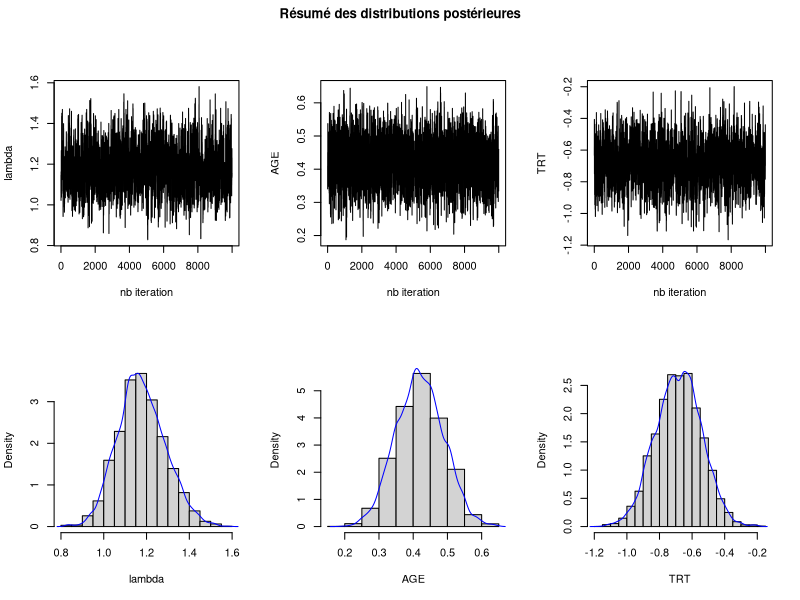
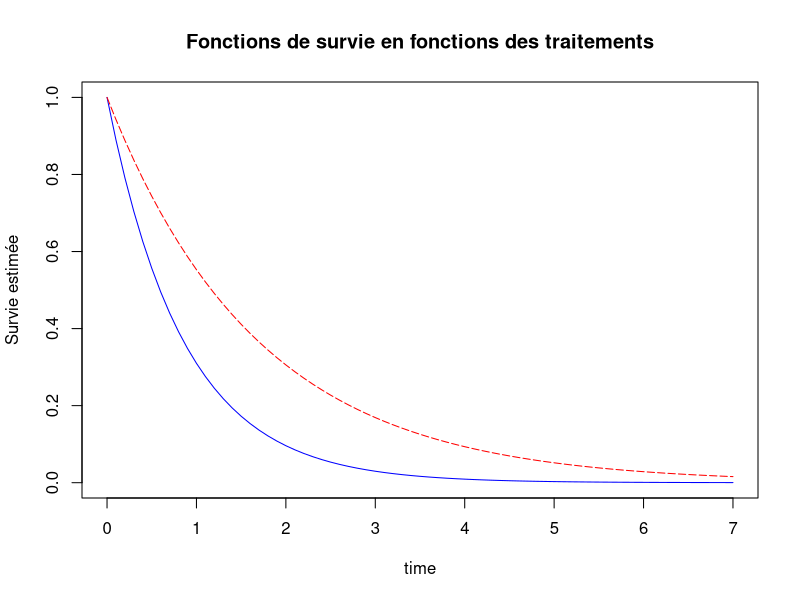
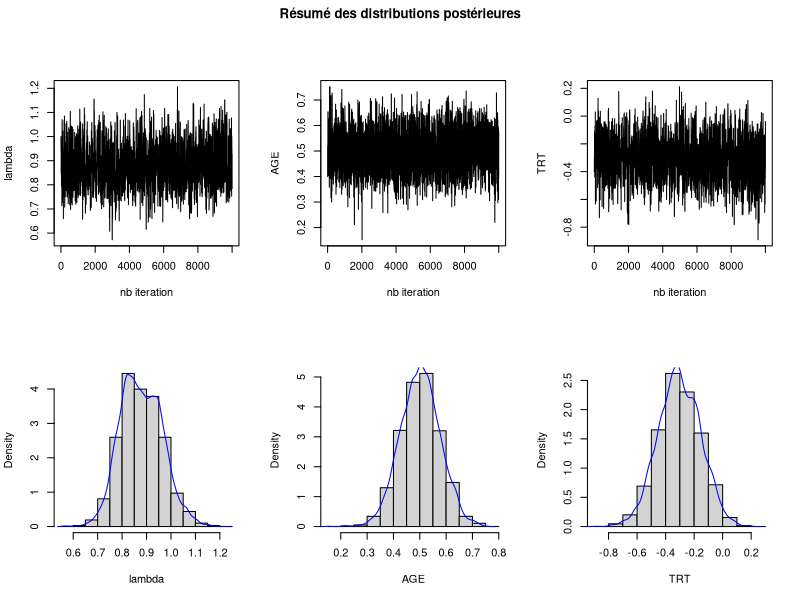
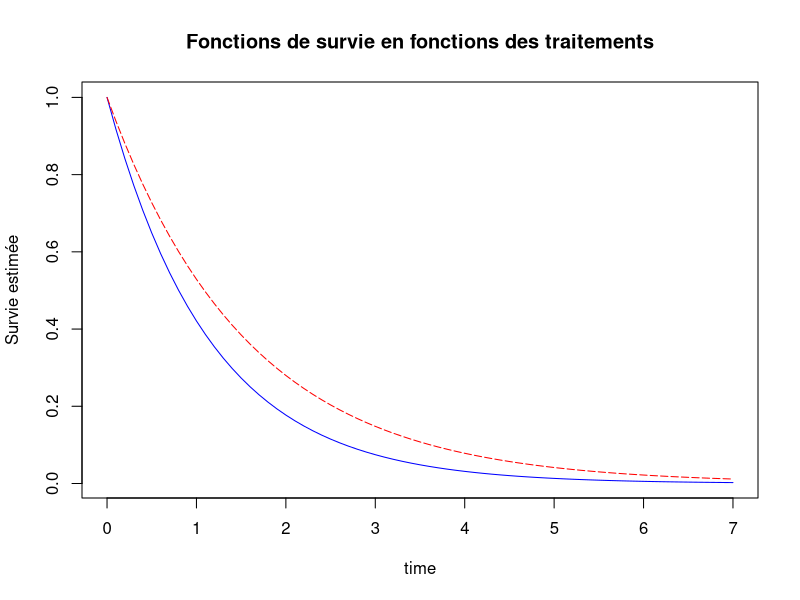
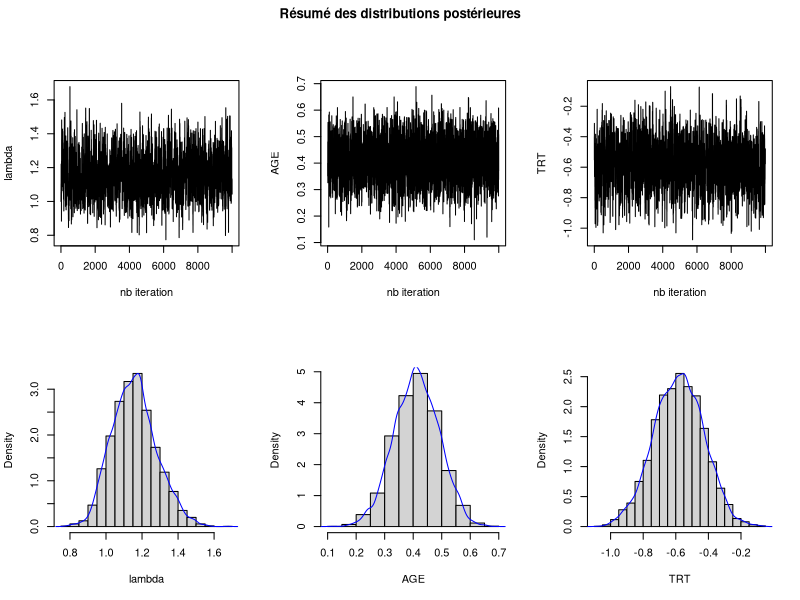
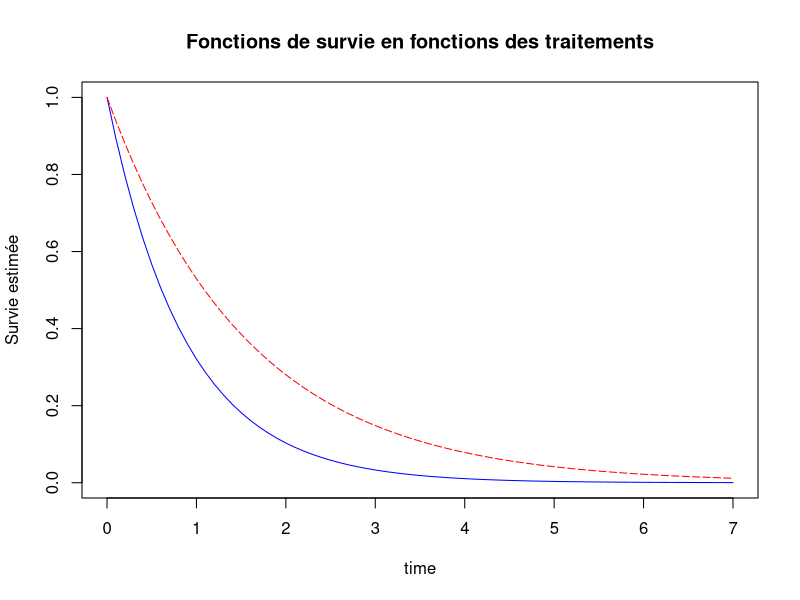

Recreate these plots in R, in order.
##########
# PART A #
##########

# A.4
#TODO comment
compute_cens <- function(vector, file_to_save){
  f <- table(vector)

  data_to_write <- matrix(c(f[[1]], f[[1]]/length(vector), f[[2]], f[[2]]/length(vector)),
    nrow=2, ncol=2) 
  rownames(data_to_write) <- c("Effectif", "Fréquence")
  colnames(data_to_write) <- c("Censuré","Non censuré")

  sink(file=file_to_save, append=TRUE)
  print(data_to_write, digits=2)
  sink()
}

# A.4
#TODO comment
compute_trt <- function(vector, file_to_save){
  f <- table(vector)
  n <- sum(is.na(vector))
  l <- length(vector)
  data_to_write <- matrix(c(f[[1]], f[[1]]/l, f[[2]], f[[2]]/l, n, n/l),
    nrow=2, ncol=3) 
  rownames(data_to_write) <- c("Effectif", "Fréquence")
  colnames(data_to_write) <- c("Traitement A","Traitement B", "NA")

  sink(file=file_to_save, append=TRUE)
  print(data_to_write, digits=2)
  sink()
}

# A.4
# data is a clean matrix where all of the elements are meaningful
# for the statistical measurement
# for this case it will be data[data["CENS"] == 1,] 
#
stat_descr <- function(data, file_to_save){
  #todo : improve the function to hava generic col name  
  T = gsub("[,]",".", data$T)
  AGE = gsub("[,]",".", data$AGE)
  summary_T <- summary(as.vector(T, mode="numeric"), na.rm=TRUE)
  names <- names(summary_T)
  summary_AGE <- summary(as.vector(AGE, mode="numeric"), na.rm=TRUE)
  sd_T <- sd(T, na.rm=TRUE)
  sd_AGE <- sd(AGE, na.rm=TRUE)

  data_to_write <- matrix(c(summary_T, sd_T, summary_AGE[1:6], sd_AGE),
			  nrow=7, ncol=2)
  rownames(data_to_write) <- c(names, "Ecart-type")
  colnames(data_to_write) <- c("T","AGE")
  sink(file=file_to_save, append=TRUE)
  print(data_to_write, digits=4)
  sink()
  #write.table(data_to_write, file_to_save, append=TRUE) #does shitty print
}

# A.4
# TODO comment
compute_stats <- function(s){
  for(i in 1:length(s)){
    p <- s[i]
    n <- names(p)
    n <- gsub(" ", "_", n)
    filename <- paste(n, ".txt", sep="")
    file.create(filename)

    #Part 1
    title = paste("Statistiques descriptives pour la province" , n, ": \n")
    cat(title, file=filename, append=TRUE)
    cat("_ _ _ _ _ _ _ _ _ _ _ _ _ _ _ _ _ _ _ _ _ _ _ _ _ _ _ _ _ _ _ _ _ _  \n\n", file=filename, append=TRUE)
    cat("Nombre de patient ayant subi l'événement versus les patients censurés : \n\n", file=filename, append=TRUE)
    #compute censure freq
    compute_cens(p[[1]]$CENS, filename)

    cat("\nNombre de patient ayant reçu le traitement A vs les patients ayant reçu le traitement B : \n\n", file=filename, append=TRUE)
    #compute treatment freq
    compute_trt(p[[1]]$TRT, filename)

    cat("\nStatistiques descriptives pour les concernant les temps de rechute\nainsi que l'âge des patients ayant subi une rechute :\n\n", file=filename, append=TRUE)
    #compute desc stats
    stat_descr(p[[1]][p[[1]]["CENS"]==1,], filename)
  }
}

# A.5
# Standardize a column. 
# To use the function to standardize age, you have to give data$AGE to 
# the parameter data of the function.
#
standardization <- function(data){
  AGE <- as.vector(gsub("[,]", ".", data), mode="numeric")
  sd_AGE <- sd(AGE, na.rm=TRUE)
  mean_AGE <- mean(AGE, na.rm=TRUE)
  return (na.omit((AGE - mean_AGE)/sd_AGE))
}



##########
# PART B #
##########

# B.1, C.3
#TODO comment
plot_graphs <- function(lambda, beta1, beta2, zone){
  jpeg(paste(zone, "posterieure.jpeg", sep="_"), width = 640, height = 640, units = "px", quality = 90)
  par(mfrow = c(2,3), oma=c(0,0,2,0))
  plot(lambda, type = "l", ylab = "lambda", xlab = "nb iteration")
  plot(beta1, type = "l", ylab = "AGE", xlab = "nb iteration")
  plot(beta2, type = "l", ylab = "TRT", xlab = "nb iteration")
  hist(lambda, probability=TRUE, main = "", ylab = "Density", xlab = "lambda")
  lines(density(lambda), col="blue")
  hist(beta1, probability=TRUE, main = "", ylab = "Density", xlab = "AGE")
  lines(density(beta1), col="blue")
  hist(beta2, probability=TRUE, main = "", ylab = "Density", xlab = "TRT")
  lines(density(beta2), col="blue")
  title("Résumé des distributions postérieures", outer=TRUE)
  op <- dev.off()
}

# B.2, C.1
#TODO comment
cox_S <- function(l, t, x, beta){
  return (exp(-l*t)^exp(x%*%beta))
}

# B.2, C.3
#TODO comment
plot_function <- function(lambda, beta1, beta2, zone, data){
  jpeg(paste(zone, "survie.jpeg", sep="_"), width = 640, height = 640, units = "px", quality = 90)
  t <- seq(from = 0, to = 7, by = 0.1)
  lamb <- median(lambda)
  stAge <- standardization(data$AGE) 
  stAge0 <- standardization(data[data$TRT==0,]$AGE) 
  stAge1 <- standardization(data[data$TRT==1,]$AGE) 
  mBeta1 <- median(beta1)
  mBeta2 <- median(beta2)
  beta <- c(mBeta1, mBeta2)
  x0 <- c(median(stAge), 0) #stAge0
  x1 <- c(median(stAge), 1) #stAge1
  S0 <- cox_S(lamb, t, x0, beta)
  S1 <- cox_S(lamb, t, x1, beta)
  plot(t, S0, type = "l", col="blue", main="Fonctions de survie en fonctions des traitements", 
    xlab="time", ylab="Survie estimée")
  lines(t, S1, type = "l", lty = "longdash", col="red")
  op <- dev.off()
}



##########
# PART C #
##########

# C.1
#TODO comment
cox_h <- function(l, x, beta){
  return (l*exp(x%*%beta))
}

# C.1
#TODO comment
#arg:
# - T : the vector of observed times 
# - delta : the vector of censor (same length as T)
# - l : the median of the lambda vector
# - beta : a vector (b1, b2) with bi = median(beta(i)
# - X : a matrix with the standardized age if the patient in the first column 
#       and the treatement in the second one. (nrow = length(T))
#returns : the logarithm of the distribution
post_dist_log <- function(T, delta, l, beta, X){
  stopifnot(length(T)==length(delta), length(T)==length(X[,1]))
  result <- delta*log(cox_h(l, X, beta)) + log(cox_S(l, T, X, beta))
  return (sum(result)-log(l))
}

# C.2
# Calcul le taux d'acceptation alpha defini dans l'enonce.
#
taux_acceptation <- function(lambda, omega, T, delta, beta, X, param){
  if(param == 1){
    l <- omega
    b <- beta
  }
  else if(param == 2 || param == 3){
    l <- lambda
    b <- beta
    b[param-1] <- omega
  }
  pi_omega <- post_dist_log(T, delta, l, b, X)
  pi_lambda <- post_dist_log(T, delta, lambda, beta, X)
  v <- exp(pi_omega - pi_lambda)
  if (v < 1)
    return (v)
  else
    return (1)
  
}

# C.2
# Coeur de l'algorithme Metropolis. Ce sont les 4 etapes precisee dans
# l'enonce. A repeter sur chaque parametre d'interet.
#param : parametre d'intéret
metropolis_core <-function(T, lambda, delta, sd, beta, X, param){
  omega <- 0
  if(param == 1){
    omega <- lambda + rnorm(1, 0, sd[1])
    #Guard to avoid lambda going below 0
    if(omega <= 0){
      omega <- 0.000001
    }
  } 
  else if(param == 2 || param == 3){
    omega <- beta[param-1] + rnorm(1, 0, sd[param])
  }

  #omega <- lambda + rnorm(1, 0, sd_lambda/2)
  alpha <- taux_acceptation(lambda, omega, T, delta, beta, X, param)
  U <-runif(1, 0, 1)
  if(U < alpha)
    return (omega)
  else{
    if(param == 1){ 
      return (lambda)
    }
    else if(param == 2 || param == 3){
      return (beta[param-1])
    }
  }
}

# C.2
# M: Nombre d'iterations 
# N: Nombre de paramètres
# T: Le vecteur de temps observés
# delta : indicateurs de censure
# lambda_init : valeur initiale de lambda
# beta_init : les valeurs initiales de (beta1, beta2)
# X : une matrice dont la premiere colonne corespond a l'age standardise du
# patient et dont la deuxieme colonne correspond au traitement recu
# sd_vect : vecteur d'ecart type
##
metropolis <- function(N, T, delta, X, sd_vect=c(0.2, 0.19, 0.27), M=10000, lambda_init=1, beta_init=c(0.4, -0.4)){
  lambda <- lambda_init
  beta1 <- beta_init[1]
  beta2 <- beta_init[2]

  vect_lambda <- c(lambda)
  vect_beta1 <- c(beta1)
  vect_beta2 <- c(beta2)

  for(i in 1:(M-1)){
    #print(i)
    lambda <- metropolis_core(T, lambda, delta, sd_vect, c(beta1, beta2), X, 1)
    beta1 <- metropolis_core(T, lambda, delta, sd_vect, c(beta1, beta2), X, 2)
    beta2 <- metropolis_core(T, lambda, delta, sd_vect, c(beta1, beta2), X, 3)
    vect_lambda <- append(vect_lambda, lambda)
    vect_beta1 <- append(vect_beta1, beta1)
    vect_beta2 <- append(vect_beta2, beta2)
  }
  accept_lambda <- taux_acceptation(lambda, lambda+rnorm(1, 0, sd_vect[1]), T,
           delta, c(beta1, beta2), X, 1)
  accept_beta1 <- taux_acceptation(lambda, beta1+rnorm(1, 0, sd_vect[2]), T,
           delta, c(beta1, beta2), X, 2)
  accept_beta2 <- taux_acceptation(lambda, beta2+rnorm(1, 0, sd_vect[3]), T,
           delta, c(beta1, beta2), X, 3)
  return (c(vect_lambda, accept_lambda, vect_beta1, accept_beta1, vect_beta2, accept_beta2))
}

# C.3
compute_metro <- function(d, n, iterations=10000){
  offset <- 1
  stAge <- standardization(d$AGE)
  trt <- d$TRT
  m <- matrix(append(stAge, trt), ncol=2)
  t <- as.vector(gsub("[,]", ".", d$T), mode="numeric")
  metro <- metropolis(3, t, d$CENS, m, M=iterations)
  l <- metro[offset:(offset+iterations-1)]
  offset <- offset+iterations+1
  b1 <- metro[offset:(offset+iterations-1)]
  offset <- offset+iterations+1
  b2 <- metro[offset:(offset+iterations-1)]

  plot_graphs(l, b1, b2, n)
  plot_function(l, b1, b2, n, d)
}

########
# Main #
########


# Part A
#--------

# A.1
# TODO: set one before submission
# stwd à décommenter pour renseigner le répertoire du script
# stwd("répertoire du script")

# A.2
data <- read.table("resources/ProjetR.txt", header=TRUE, sep="*", skip=1)

# A.3
s <- split(data, data$PROV)

# A.4
compute_stats(s)

# A.5
# fait par la fonction standardization()


# Part B
#--------

#Part B.1
lambda <- read.table("resources/lambda_Flandre.txt")
beta1 <- read.table("resources/beta1_Flandre.txt")
beta2 <- read.table("resources/beta2_Flandre.txt")
plot_graphs(lambda[,2], beta1[,2], beta2[,2], "Flandre")

#Part B.2
plot_function(lambda[,2], beta1[,2], beta2[,2], "Flandre", s[3][[1]])


# Part C
#--------

# C.1
# Cfr fonction post_dist_log()

# C.2
# Cfr fonction metropolis()

# C.3
# Would have done otherwize by iterating on s[i], but I get an out of bound error when
#   accessing the element s[i][[1]], don't know why
d <- na.omit(s[1][[1]])
n <- gsub(" ", "_", names(s[1]))
compute_metro(d, n, iterations=10000)

d <- na.omit(s[2][[1]])
n <- gsub(" ", "_", names(s[2]))
compute_metro(d, n, iterations=10000)
